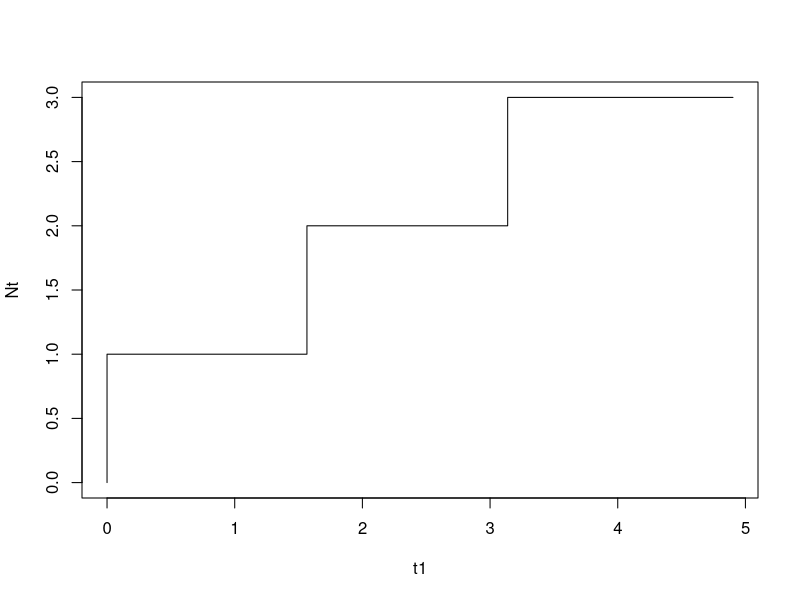

Write R code to recreate this figure.
## ---- chunk 1

# Que 1
library(expm)
a=matrix(c(0.35,0.65),ncol=1,byrow = T)
P=matrix(c(0.7,0.3,0.4,0.6),ncol=2,byrow = T)
PT=c("P_12^2 = ","P_22^4= ","P_21^10= ","P(X_5= 1) = ","P(X_8= 2) = ")
Pr =c((P%^%2)[1,2],(P%^%4)[2,2],(P%^%10)[2,1],(t(a)%*%(P%^%5))[1],
(t(a)%*%(P%^%8))[2])
data.frame(PT,Pr)


## ---- chunk 2
#Que2
library(expm)
a=matrix(c(0.1,0.2,0.3,0.4),ncol=1,byrow = T)
P=matrix(c(0.3,0.5,0.1,0.1,0.1,0.6,0.1,0.2,0,0.5,0.5,0,0,0.3,0.2,0.5),
ncol=4,byrow = T)
PT=c("P_11^8 = ","P_22^5 = ","P(X_4 = 2) = ","P(X_6 = 2) = ")
Pr =c((P%^%8)[1,1],(P%^%5)[2,2],(t(a)%*%(P%^%4))[2],(t(a)%*%(P%^%6))[2])
data.frame(PT,Pr)
## ---- chunk 3

#Que 1
s=seq(1,4,1)
a=matrix(c(0.1, 0.2, 0.3, 0.4),ncol=1,byrow = T)
P=matrix(c(.5,.5,0,0,0,.3,.3,.4,.2,.2,.4,.2,1,0,0,0),ncol=4,byrow = T)
x=rep(0, 5)
x[1]=sample(s,1,prob = a);
x[1]
for (i in 2: 5)
{
x[i]=sample(s,1,prob = P[x[i-1],]);
}
x


## ---- chunk 4
#Que 2
s=seq(1,3,1)
a=matrix(c(0.3,0.5,0.2),ncol=1,byrow = T)
P=matrix(c(0.3,0.2,0.5,0.2,0.5,0.3,0.3,0.4,0.3),ncol=3,byrow = T)
x=rep(0,5)
x[1]=sample(s,1,replace=T,prob = a);
x[1]
for (i in 2:5)
{
x[i]=sample(s,1,replace=T,prob = P[x[i-1],]);
}
x
## ---- chunk 5
#Que 1
Y=c(0,1,2,3,4)
S=seq(1:5);
alpha=c(.1,.2,.3,.2,.2)
n=5;
x=c(0,n+1);
x[1]=sample(S,1,prob=alpha)
P=matrix(c(1,0,0,0,0,0.4,0,0.6,0,0,0,0.5,

0,.5,0,0,0,0.2,0,0.8,0,0,0,0,1),nrow=5,byrow=TRUE)

for (i in 1:n)
{x[i+1]=sample(S,1,prob=P[x[i],])}
Y[x]
## ---- chunk 6
#Que 2
Y=c(0,1,2,3,4)
S=seq(1:5);
alpha=c(.1,.2,.3,.2,.2)
n=7;
x=c(0,n+1);
x[1]=sample(S,1,prob=alpha)
P=matrix(c(0.3,0.7,0,0,0,0.2,0,0.8,0,0,0,0.4,0,0.6,0,0,
0,0.3,0,0.7,0,0,0,0.6,0.4),nrow=5,byrow=TRUE)
for (i in 1:n)
{x[i+1]=sample(S,1,prob=P[x[i],])}
Y[x]

## ---- chunk 7
# Que 3
Y=c(1,-1);
pY=c(.55,.45);
Yi=sample(Y,7,replace=TRUE,prob=pY)
Xn=cumsum(Yi);Xn

## ---- chunk 8
#Que1 
p=matrix(c(0.5,0.25,0.25,0,0,0.25,0.25,0.5,0.25,0.5,0.25,0,0.25,0.25,0.25,0.25),ncol=4,byrow = T);
zapsmall((p))
k=nrow(p)
A=rbind(diag(rep(1,k))-t(p),rep(1,k))
b=matrix(c(rep(0,k),1),ncol=1)
solve(t(A)%*%A,t(A)%*%b)


## ---- chunk 9
#Que 2
p=matrix(c(0,0,0,0,1,1,0,0,0,0,0.5,0.5,0,0,0,1/3,1/3,1/3,0,0,1/4,1/4,1/4,1/4,0),ncol=5,byrow = T);
zapsmall((p))
k=nrow(p)
A=rbind(diag(rep(1,k))-t(p),rep(1,k))
b=matrix(c(rep(0,k),1),ncol=1)
solve(t(A)%*%A,t(A)%*%b)


## ---- chunk 10
z=c(0,1,2,3)
pz=c(.2,.3,.2,.3)
x=c(rep(0,6))
x[1]=2
for (i in 1:5)
x[i+1]=sum(sample(z,prob=pz,replace=T,size=x[i]))
x
## ---- chunk 11
z=c(0,1,2,3)
pz=c(.25,.35,.3,.1)
x=c(rep(0,9))
x[1]=3
for (i in 1:8)
x[i+1]=sum(sample(z,prob=pz,replace=T,size=x[i]))
x
## ---- chunk 12
z=c(0,1,2,3,4,5)
pz=c(0.1,0.2,0.15,0.2,0.25,0.1)
x=c(rep(0,8))
x[1]=1
for (i in 1:7)
x[i+1]=sum(sample(z,prob=pz,replace=T,size=x[i]))
x
## ---- chunk 13
PoisProc=function(lambda,time)
{
inter=rexp(20,rate=lambda)
arr=cumsum(inter)
arr=arr[arr<time];n=length(arr);
t1=c(0,arr);
t2=c(arr,time)
x=data.frame(t1,".."=rep("<=t<",n+1),t2,Nt=seq(0,n));
print(x);
return(x)
}
## ---- chunk 14
lambda=2; time=5;
x=PoisProc(lambda,time)
## ---- chunk 15
lambda=4; time=9.5;
x=PoisProc(lambda,time)

## ---- chunk 16
SimuPoiss=function(lambda,t)
{
n=length(t);
Nt=rep(0,n)
Nt[1]=rpois(1,lambda*t[1])
for (i in 2:n)
{Nt[i]=rpois(1,lambda*(t[i]-t[i-1]))}
Nt=cumsum(Nt)
x=data.frame(t,Nt)
print(x)
return(x)
}
#i)
lambda=1;t=c(1.5,2.2,3.8,7.5,8.8);
x=SimuPoiss(lambda,t)
## ---- chunk 17
#ii)
lambda=1.5;t=c(1.23,2.21,2.83,6.05,7.08,17.8);
x=SimuPoiss(lambda,t)
## ---- chunk 18
SimPoiss=function(n,t)
{
arr=sort(runif(n,0,t));
t1=c(0,arr);
t2=c(arr,t)
x=data.frame(t1,".."=rep("<=t<",n+1),t2,Nt=seq(0,n))
print(x)
return(x)
}
n=5;t=6;
x=SimPoiss(n,t)

## ---- chunk 19
lambda=1; time=15;
inter=rexp(30,rate=lambda)
arr=cumsum(inter)
arr=arr[arr<time];n=length(arr);
x=rnorm(n,1000,20); Zt=c(10000,10000+cumsum(x))
t1=c(0,arr);
t2=c(arr,time)
data.frame(t1,".."=rep("<=t<",n+1),t2,Nt=seq(0,n),Zt)

## ---- chunk 20
lambda=1; mu=1.3; t=15;
inter=rexp(30,lambda);
arr=cumsum(inter);
arr=arr[arr<t];
n1=length(arr);
ser=rexp(n1,mu);
dep=rep(0,n1);
dep[1]=arr[1]+ser[1];
for (i in 2:n1)
{dep[i]=max(arr[i],dep[i-1])+ser[i];}
dep=dep[dep<t];
start=sort(c(0,arr,dep));n=length(start);
end=sort(c(t,arr,dep));
Nt=rep(0,n);
for (i in 2:n)
{Nt[i]=sum(arr<=start[i])-sum(dep<=start[i])}
d1=data.frame(start,to=rep(" <= t < ",n),end,Nt)
d1

## ---- chunk 21
#lambda=2; t=5;inter=rexp(n=2*lambda*t,rate=lambda);
#mu=2;t=5;inter=rnorm(n=20,mu,sqrt(0.0625))
#alpha=2;beta=2;t=10;inter=rgamma(n=200,alpha,beta);
mu=0.5;sig2=0.0025;t=5;inter=rlnorm(n=20,mu,sqrt(sig2))
#a=0; b=5; t=15; inter=runif(n=200,a,b)
arr=cumsum(inter);
arr=arr[arr<t]
n=length(arr);
t1=c(0,arr)
ti=rep("<=t<",n+1)
t2=c(arr,t)
Nt=seq(0,n);
dat=data.frame("start"=round(t1,3),ti,"to"=round(t2,3),Nt)
dat
plot(t1,Nt,type="S")
